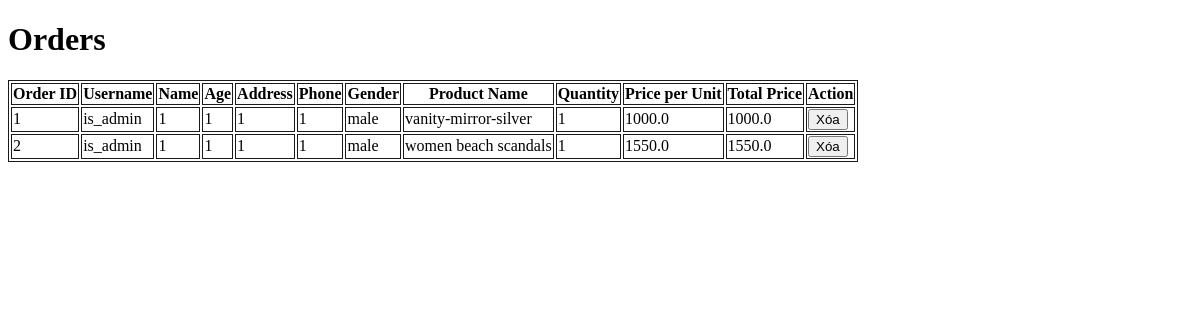
The app's page /admin/orders (signed in), older data.
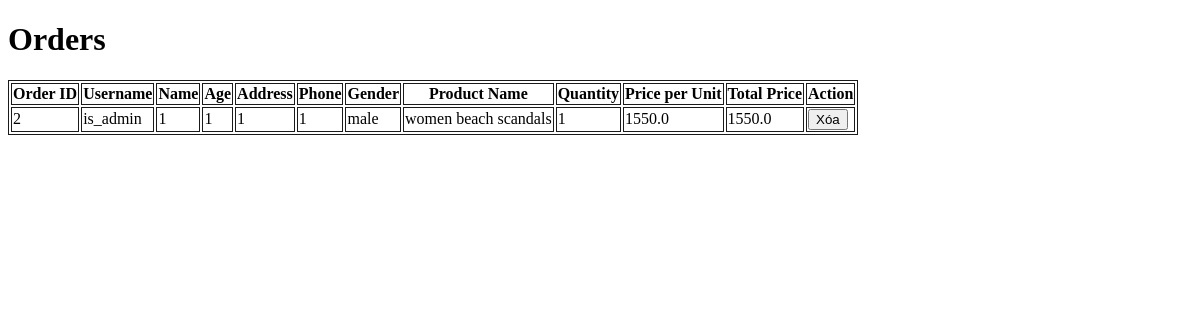
The same page, newer data.
### tables this page shows
CREATE TABLE orders_info (
    id INTEGER PRIMARY KEY AUTOINCREMENT,
    user_id INTEGER NOT NULL,
    username TEXT NOT NULL,
    name TEXT NOT NULL,
    age INTEGER NOT NULL,
    address TEXT NOT NULL,
    phone TEXT NOT NULL,
    gender TEXT NOT NULL,
    product_id INTEGER NOT NULL,
    product_name TEXT NOT NULL,
    quantity INTEGER NOT NULL,
    price_per_unit REAL NOT NULL,
    order_date TEXT NOT NULL,
    FOREIGN KEY(user_id) REFERENCES users(id),
    FOREIGN KEY(product_id) REFERENCES products(id)
);

### app.py (the view)
@app.route('/admin/orders')
def admin_orders():
    if 'user_id' not in session or not session.get('is_admin'):
        flash('Chỉ có quản trị viên mới có quyền truy cập.')
        return redirect(url_for('login'))
    conn = get_db()
    cursor = conn.cursor()
    cursor.execute('''
        SELECT oi.id, oi.username, oi.name, oi.age, oi.address, oi.phone, oi.gender, oi.product_name, oi.quantity, oi.price_per_unit,
               (oi.quantity * oi.price_per_unit) AS total_price
        FROM orders_info oi
    ''')
    orders_info = cursor.fetchall()
    conn.close()
    return render_template('admin_orders.html', orders_info=orders_info)

### app.py (called while the page is built)
def get_db():
    conn = sqlite3.connect(DATABASE)
    conn.row_factory = sqlite3.Row
    return conn

### templates/admin_orders.html (shortened to what this page needs)
<!DOCTYPE html>
<html lang="en">
<head>
</head>
<body>
    <h1>Orders</h1>
    <table>
        <thead>
            <tr>
                <th>Order ID</th>
                <th>Username</th>
                <th>Name</th>
                <th>Age</th>
                <th>Address</th>
                <th>Phone</th>
                <th>Gender</th>
                <th>Product Name</th>
                <th>Quantity</th>
                <th>Price per Unit</th>
                <th>Total Price</th>
                <th>Action</th>
            </tr>
        </thead>
        <tbody>
            {% for order in orders_info %}
                <tr id="order_{{ order.id }}">
                    <td>{{ order.id }}</td>
                    <td>{{ order.username }}</td>
                    <td>{{ order.name }}</td>
                    <td>{{ order.age }}</td>
                    <td>{{ order.address }}</td>
                    <td>{{ order.phone }}</td>
                    <td>{{ order.gender }}</td>
                    <td>{{ order.product_name }}</td>
                    <td>{{ order.quantity }}</td>
                    <td>{{ order.price_per_unit }}</td>
                    <td>{{ order.total_price }}</td>
                    <td>
                        <button onclick="deleteOrder({{ order.id }})" class="btn btn-danger">Xóa</button>
                    </td>
                </tr>
            {% endfor %}
        </tbody>
    </table>
</body>
</html>

Row changes from the older to the newer data that the page shows:
removed orders_info: id "1", username "is_admin", name "1", age "1", address "1", phone "1", gender "male", product_name "vanity-mirror-silver", quantity "1", price_per_unit "1000.0", total_price "1000.0"
